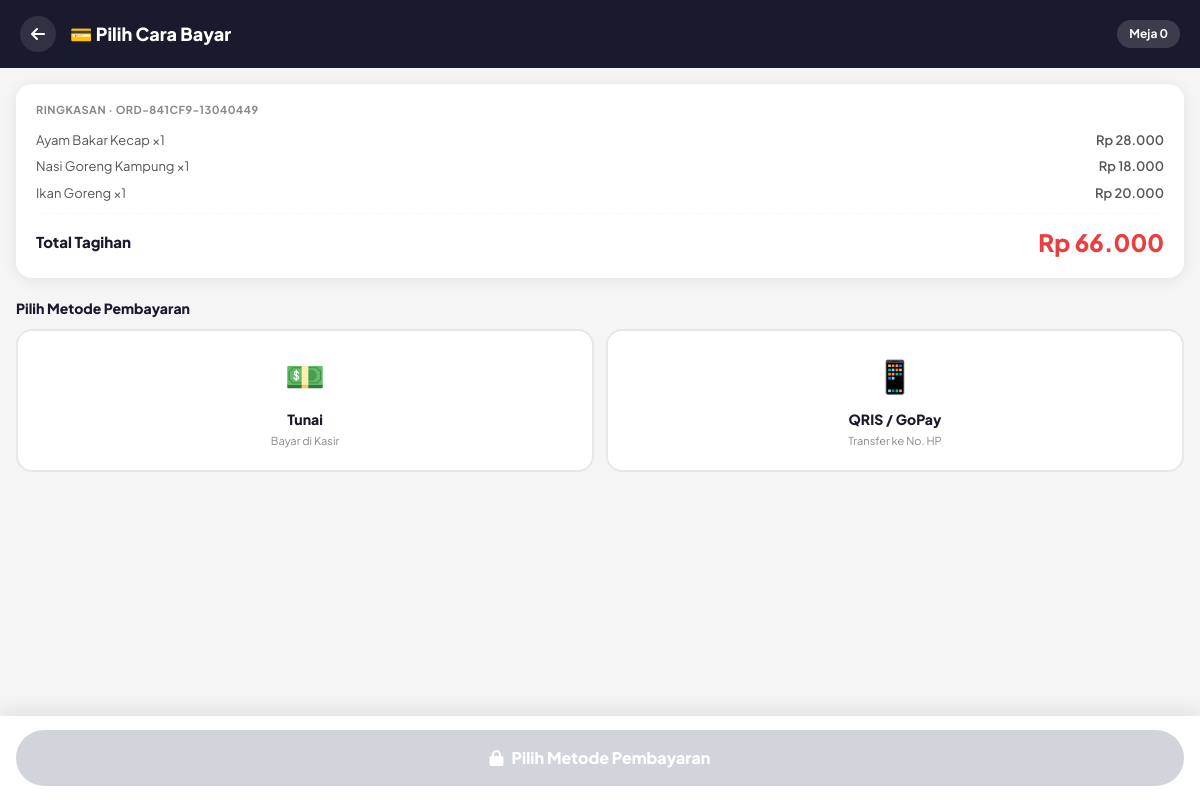
Page /payment.php?kode=ORD-841CF9-13040449 on the committed database.
### tables this page shows
CREATE TABLE `detail_pesanan` (
  `id` int(11) NOT NULL,
  `id_pesanan` int(11) NOT NULL,
  `id_menu` int(11) NOT NULL,
  `nama_menu` varchar(150) NOT NULL,
  `harga` int(11) NOT NULL,
  `jumlah` int(11) NOT NULL,
  `subtotal` int(11) NOT NULL
);

CREATE TABLE `pesanan` (
  `id` int(11) NOT NULL,
  `kode_pesanan` varchar(20) NOT NULL,
  `nomor_meja` int(11) NOT NULL,
  `nama_pelanggan` varchar(100) DEFAULT 'Pelanggan',
  `catatan` text DEFAULT NULL,
  `total_harga` int(11) DEFAULT 0,
  `tanggal` datetime DEFAULT current_timestamp(),
  `status` enum('pending','diproses','selesai','dibatalkan') DEFAULT 'pending',
  `metode_bayar` enum('cash','qris','transfer') DEFAULT NULL,
  `status_bayar` enum('belum_bayar','lunas') DEFAULT 'belum_bayar',
  `jumlah_bayar` int(11) DEFAULT 0,
  `kembalian` int(11) DEFAULT 0,
  `waktu_bayar` datetime DEFAULT NULL,
  `bukti_qris` varchar(255) DEFAULT NULL,
  `status_verifikasi` enum('menunggu','terverifikasi','ditolak') DEFAULT NULL
);

### koneksi.php (called while the page is built, shortened)
<?php
$conn = new mysqli(DB_HOST, DB_USER, DB_PASS, DB_NAME);
$conn->set_charset('utf8mb4');
function formatRupiah($angka) {
    return 'Rp ' . number_format($angka, 0, ',', '.');
}
function sanitize($data) {
    global $conn;
    $data = trim($data);
    $data = stripslashes($data);
    $data = htmlspecialchars($data);
    return $conn->real_escape_string($data);
}
function getNomorMeja() {
    return isset($_SESSION['nomor_meja']) ? (int)$_SESSION['nomor_meja'] : 0;
}
?>

### payment.php (the view, shortened to what this page needs)
<?php
require_once 'koneksi.php';
$kode       = sanitize($_GET['kode'] ?? '');
$nomor_meja = (int)($_GET['meja'] ?? getNomorMeja());
$stmt = $conn->prepare("SELECT * FROM pesanan WHERE kode_pesanan = ?");
$stmt->bind_param('s', $kode);
$stmt->execute();
$pesanan = $stmt->get_result()->fetch_assoc();
$details = [];
$stmt2 = $conn->prepare("SELECT * FROM detail_pesanan WHERE id_pesanan = ?");
$stmt2->bind_param('i', $pesanan['id']);
$stmt2->execute();
$r = $stmt2->get_result();
while ($row = $r->fetch_assoc()) $details[] = $row;
$total = $pesanan['total_harga'];
?>
<!DOCTYPE html>
<html lang="id">
<head>
    <link href="https://cdn.jsdelivr.net/npm/bootstrap@5.3.0/dist/css/bootstrap.min.css" rel="stylesheet">
    <link href="https://cdnjs.cloudflare.com/ajax/libs/font-awesome/6.4.0/css/all.min.css" rel="stylesheet">
</head>
<body>
<div class="page-header">
    <a href="status.php?kode=<?= htmlspecialchars($kode) ?>&meja=<?= $nomor_meja ?>" class="back-btn">
        <i class="fas fa-arrow-left"></i>
    </a>
    <h1 class="header-title">💳 Pilih Cara Bayar</h1>
    <span class="meja-chip">Meja <?= $nomor_meja ?></span>
</div>
<div class="summary-card">
    <p class="summary-label">
        Ringkasan · <?= htmlspecialchars($kode) ?>
    </p>
    <?php foreach ($details as $d): ?>
    <div class="summary-row">
        <span><?= htmlspecialchars($d['nama_menu']) ?> ×<?= $d['jumlah'] ?></span>
        <span style="font-weight:600"><?= formatRupiah($d['subtotal']) ?></span>
    </div>
    <?php endforeach; ?>
    <hr class="summary-divider">
    <div class="summary-total">
        <span class="total-label">Total Tagihan</span>
        <span class="total-value"><?= formatRupiah($total) ?></span>
    </div>
</div>
<div class="section-label">Pilih Metode Pembayaran</div>
<div class="metode-grid">
    <div class="metode-card" id="card-cash" onclick="pilih('cash')">
        <span class="metode-icon">💵</span>
        <div class="metode-name">Tunai</div>
        <div class="metode-sub">Bayar di Kasir</div>
    </div>
    <div class="metode-card" id="card-qris" onclick="pilih('qris')">
        <span class="metode-icon">📱</span>
        <div class="metode-name">QRIS / GoPay</div>
        <div class="metode-sub">Transfer ke No. HP</div>
    </div>
</div>
<div class="pay-float">
    <button class="btn-pay" id="btnPay" disabled onclick="proses()">
        <i class="fas fa-lock"></i>
        <span id="btnText">Pilih Metode Pembayaran</span>
    </button>
</div>
</body>
</html>

### payment.php (style rules this page uses)
:root { --primary: #E84040; --primary-dark: #C42E2E; --dark: #1A1A2E; --bg: #F5F5F5; --border: #E5E7EB; --radius: 16px; --shadow: 0 2px 16px rgba(0,0,0,0.08); --green: #16A34A; --green-bg: #ECFDF5; }
* { box-sizing: border-box; }
body { font-family: 'Plus Jakarta Sans', sans-serif; background: var(--bg); margin: 0; padding-bottom: 100px; }
.page-header { background: var(--dark); padding: 16px 20px; display: flex; align-items: center; gap: 14px; position: sticky; top: 0; z-index: 100; }
.back-btn { width: 36px; height: 36px; background: rgba(255,255,255,0.1); border-radius: 50%; display: flex; align-items: center; justify-content: center; color: white; text-decoration: none; font-size: 16px; }
.header-title { color: white; font-size: 18px; font-weight: 800; margin: 0; flex: 1; }
.meja-chip { background: rgba(255,255,255,0.15); color: white; border-radius: 50px; padding: 5px 12px; font-size: 12px; font-weight: 700; }
.summary-card { margin: 16px; background: white; border-radius: var(--radius); padding: 18px 20px; box-shadow: var(--shadow); }
.summary-label { font-size: 11px; font-weight: 700; color: #888; text-transform: uppercase; letter-spacing: .5px; margin: 0 0 12px; }
.summary-row { display: flex; justify-content: space-between; font-size: 13px; color: #555; margin-bottom: 7px; }
.summary-divider { border: none; border-top: 1.5px dashed var(--border); margin: 10px 0; }
.summary-total { display: flex; justify-content: space-between; align-items: center; }
.total-label { font-size: 15px; font-weight: 800; color: var(--dark); }
.total-value { font-size: 24px; font-weight: 800; color: var(--primary); }
.section-label { padding: 4px 16px 10px; font-size: 14px; font-weight: 800; color: var(--dark); }
.metode-grid { display: grid; grid-template-columns: 1fr 1fr; gap: 12px; padding: 0 16px 16px; }
.metode-card { background: white; border: 2.5px solid var(--border); border-radius: var(--radius); padding: 20px 14px; text-align: center; cursor: pointer; transition: all 0.2s ease; }
.metode-icon { font-size: 32px; margin-bottom: 10px; display: block; }
.metode-name { font-size: 14px; font-weight: 800; color: var(--dark); }
.metode-sub { font-size: 11px; color: #888; margin-top: 3px; }
.pay-float { position: fixed; bottom: 0; left: 0; right: 0; background: white; padding: 14px 16px; box-shadow: 0 -4px 20px rgba(0,0,0,0.1); z-index: 999; }
.btn-pay { width: 100%; background: linear-gradient(135deg, var(--primary), var(--primary-dark)); color: white; border: none; border-radius: 50px; padding: 16px; font-size: 16px; font-weight: 800; cursor: pointer; display: flex; align-items: center; justify-content: center; gap: 8px; font-family: 'Plus Jakarta Sans', sans-serif; box-shadow: 0 6px 20px rgba(232,64,64,0.35); transition: all .2s; }
.btn-pay:disabled { background: #D1D5DB; box-shadow: none; cursor: not-allowed; }

### rows in the picture
detail_pesanan: nama_menu "Ayam Bakar Kecap", jumlah "1", subtotal "Rp 28.000"
detail_pesanan: nama_menu "Nasi Goreng Kampung", jumlah "1", subtotal "Rp 18.000"
detail_pesanan: nama_menu "Ikan Goreng", jumlah "1", subtotal "Rp 20.000"
pesanan: total_harga "Rp 66.000"

### other values in the picture
$nomor_meja "0"
$kode "ORD-841CF9-13040449"
